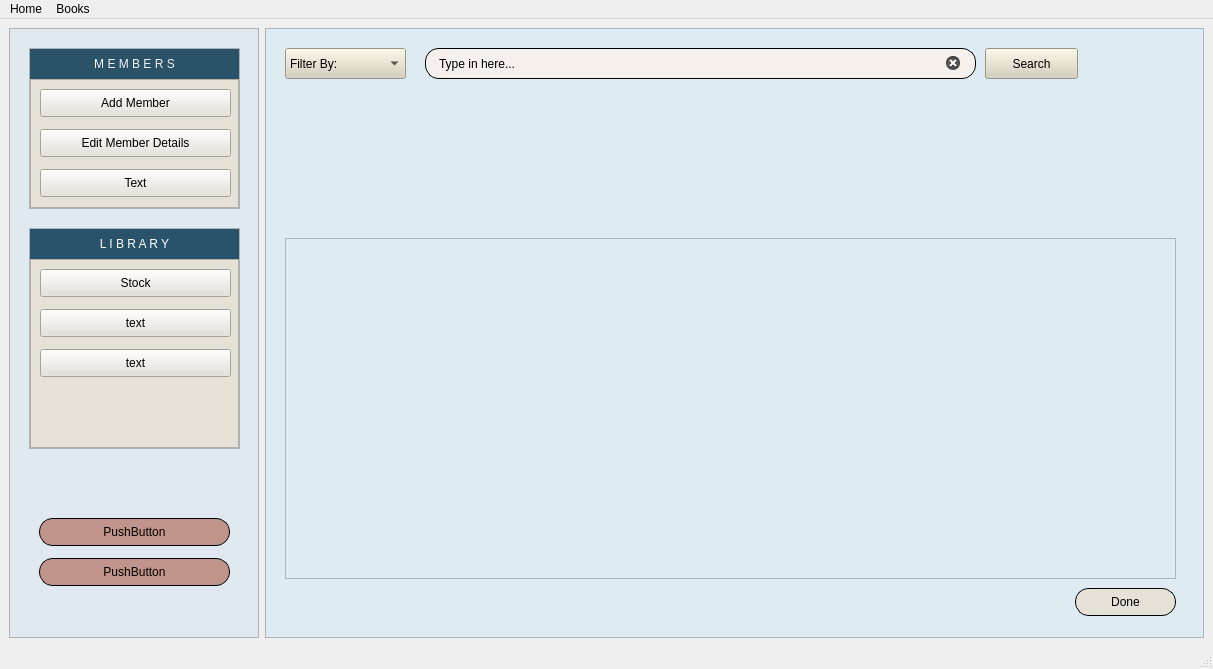
<?xml version="1.0" encoding="UTF-8"?>
<ui version="4.0">
 <class>theLibrary</class>
 <widget class="QMainWindow" name="theLibrary">
  <property name="geometry">
   <rect>
    <x>0</x>
    <y>0</y>
    <width>1213</width>
    <height>669</height>
   </rect>
  </property>
  <property name="windowTitle">
   <string>theLibrary</string>
  </property>
  <widget class="QWidget" name="centralwidget">
   <layout class="QHBoxLayout" name="horizontalLayout">
    <item>
     <widget class="QFrame" name="SideBarFrmae">
      <property name="maximumSize">
       <size>
        <width>250</width>
        <height>16777215</height>
       </size>
      </property>
      <property name="styleSheet">
       <string notr="true">background-color: rgb(223, 233, 239);</string>
      </property>
      <property name="frameShape">
       <enum>QFrame::StyledPanel</enum>
      </property>
      <property name="frameShadow">
       <enum>QFrame::Plain</enum>
      </property>
      <widget class="QPushButton" name="pushButton_3">
       <property name="geometry">
        <rect>
         <x>30</x>
         <y>490</y>
         <width>191</width>
         <height>28</height>
        </rect>
       </property>
       <property name="styleSheet">
        <string notr="true">border: 1px solid #000000;
box-sizing: border-box;
border-radius: 14px;
color: rgb(0, 0, 0);
background-color: rgb(193, 148, 139);</string>
       </property>
       <property name="text">
        <string>PushButton</string>
       </property>
      </widget>
      <widget class="QPushButton" name="pushButton_4">
       <property name="geometry">
        <rect>
         <x>30</x>
         <y>530</y>
         <width>191</width>
         <height>28</height>
        </rect>
       </property>
       <property name="styleSheet">
        <string notr="true">border: 1px solid #000000;
background-color: rgb(193, 148, 139);
box-sizing: border-box;
border-radius: 14px;
color: rgb(0, 0, 0);</string>
       </property>
       <property name="text">
        <string>PushButton</string>
       </property>
      </widget>
      <widget class="QFrame" name="MemberFrame">
       <property name="geometry">
        <rect>
         <x>20</x>
         <y>20</y>
         <width>211</width>
         <height>161</height>
        </rect>
       </property>
       <property name="frameShape">
        <enum>QFrame::StyledPanel</enum>
       </property>
       <property name="frameShadow">
        <enum>QFrame::Plain</enum>
       </property>
       <layout class="QVBoxLayout" name="verticalLayout">
        <property name="spacing">
         <number>0</number>
        </property>
        <property name="leftMargin">
         <number>0</number>
        </property>
        <property name="topMargin">
         <number>0</number>
        </property>
        <property name="rightMargin">
         <number>0</number>
        </property>
        <property name="bottomMargin">
         <number>0</number>
        </property>
        <item>
         <widget class="QLabel" name="MemberTitle">
          <property name="maximumSize">
           <size>
            <width>16777215</width>
            <height>30</height>
           </size>
          </property>
          <property name="styleSheet">
           <string notr="true">color: rgb(246, 240, 237);
font: 75 9pt &quot;Yu Gothic UI&quot;;
background-color: rgb(42, 83, 106);</string>
          </property>
          <property name="text">
           <string>M E M B E R S</string>
          </property>
          <property name="alignment">
           <set>Qt::AlignCenter</set>
          </property>
         </widget>
        </item>
        <item>
         <widget class="QFrame" name="MemberBackground">
          <property name="styleSheet">
           <string notr="true">background: white;
background-color: rgb(229, 225, 214);</string>
          </property>
          <property name="frameShape">
           <enum>QFrame::StyledPanel</enum>
          </property>
          <property name="frameShadow">
           <enum>QFrame::Raised</enum>
          </property>
          <widget class="QPushButton" name="pushButton">
           <property name="geometry">
            <rect>
             <x>10</x>
             <y>10</y>
             <width>191</width>
             <height>28</height>
            </rect>
           </property>
           <property name="styleSheet">
            <string notr="true">font: 9pt &quot;Yu Gothic UI&quot;;
color: rgb(0, 0, 0);</string>
           </property>
           <property name="text">
            <string>Add Member</string>
           </property>
          </widget>
          <widget class="QPushButton" name="pushButton_2">
           <property name="geometry">
            <rect>
             <x>10</x>
             <y>50</y>
             <width>191</width>
             <height>28</height>
            </rect>
           </property>
           <property name="styleSheet">
            <string notr="true">font: 9pt &quot;Yu Gothic UI&quot;;
color: rgb(0, 0, 0);</string>
           </property>
           <property name="text">
            <string>Edit Member Details</string>
           </property>
          </widget>
          <widget class="QPushButton" name="pushButton_5">
           <property name="geometry">
            <rect>
             <x>10</x>
             <y>90</y>
             <width>191</width>
             <height>28</height>
            </rect>
           </property>
           <property name="styleSheet">
            <string notr="true">font: 9pt &quot;Yu Gothic UI&quot;;
color: rgb(0, 0, 0);</string>
           </property>
           <property name="text">
            <string>Text</string>
           </property>
          </widget>
         </widget>
        </item>
       </layout>
      </widget>
      <widget class="QFrame" name="LibraryFrame">
       <property name="geometry">
        <rect>
         <x>20</x>
         <y>200</y>
         <width>211</width>
         <height>221</height>
        </rect>
       </property>
       <property name="frameShape">
        <enum>QFrame::StyledPanel</enum>
       </property>
       <property name="frameShadow">
        <enum>QFrame::Plain</enum>
       </property>
       <layout class="QVBoxLayout" name="verticalLayout_2">
        <property name="spacing">
         <number>0</number>
        </property>
        <property name="leftMargin">
         <number>0</number>
        </property>
        <property name="topMargin">
         <number>0</number>
        </property>
        <property name="rightMargin">
         <number>0</number>
        </property>
        <property name="bottomMargin">
         <number>0</number>
        </property>
        <item>
         <widget class="QLabel" name="LibraryTitle">
          <property name="maximumSize">
           <size>
            <width>16777215</width>
            <height>30</height>
           </size>
          </property>
          <property name="styleSheet">
           <string notr="true">background: rgba(40, 83, 107, 1);
font: 75 9pt &quot;Yu Gothic UI&quot;;
color: white;</string>
          </property>
          <property name="text">
           <string>L I B R A R Y</string>
          </property>
          <property name="alignment">
           <set>Qt::AlignCenter</set>
          </property>
         </widget>
        </item>
        <item>
         <widget class="QFrame" name="LibraryBackground">
          <property name="styleSheet">
           <string notr="true">background-color: rgb(255, 255, 255);
background-color: rgb(229, 225, 214);</string>
          </property>
          <property name="frameShape">
           <enum>QFrame::StyledPanel</enum>
          </property>
          <property name="frameShadow">
           <enum>QFrame::Raised</enum>
          </property>
          <widget class="QPushButton" name="pushButton_6">
           <property name="geometry">
            <rect>
             <x>10</x>
             <y>10</y>
             <width>191</width>
             <height>28</height>
            </rect>
           </property>
           <property name="styleSheet">
            <string notr="true">font: 9pt &quot;Yu Gothic UI&quot;;
color: rgb(0, 0, 0);
</string>
           </property>
           <property name="text">
            <string>Stock</string>
           </property>
          </widget>
          <widget class="QPushButton" name="pushButton_7">
           <property name="geometry">
            <rect>
             <x>10</x>
             <y>50</y>
             <width>191</width>
             <height>28</height>
            </rect>
           </property>
           <property name="styleSheet">
            <string notr="true">font: 9pt &quot;Yu Gothic UI&quot;;
color: rgb(0, 0, 0);</string>
           </property>
           <property name="text">
            <string>text</string>
           </property>
          </widget>
          <widget class="QPushButton" name="pushButton_8">
           <property name="geometry">
            <rect>
             <x>10</x>
             <y>90</y>
             <width>191</width>
             <height>28</height>
            </rect>
           </property>
           <property name="styleSheet">
            <string notr="true">font: 9pt &quot;Yu Gothic UI&quot;;
color: rgb(0, 0, 0);
</string>
           </property>
           <property name="text">
            <string>text</string>
           </property>
          </widget>
         </widget>
        </item>
       </layout>
      </widget>
     </widget>
    </item>
    <item>
     <widget class="QFrame" name="MainFrame">
      <property name="styleSheet">
       <string notr="true">background-color: rgb(222, 235, 243);</string>
      </property>
      <property name="frameShape">
       <enum>QFrame::StyledPanel</enum>
      </property>
      <property name="frameShadow">
       <enum>QFrame::Plain</enum>
      </property>
      <property name="lineWidth">
       <number>2</number>
      </property>
      <widget class="QScrollArea" name="scrollArea">
       <property name="geometry">
        <rect>
         <x>20</x>
         <y>210</y>
         <width>891</width>
         <height>341</height>
        </rect>
       </property>
       <property name="widgetResizable">
        <bool>true</bool>
       </property>
       <widget class="QWidget" name="scrollAreaWidgetContents">
        <property name="geometry">
         <rect>
          <x>0</x>
          <y>0</y>
          <width>889</width>
          <height>339</height>
         </rect>
        </property>
       </widget>
      </widget>
      <widget class="QFrame" name="searchFrame">
       <property name="geometry">
        <rect>
         <x>160</x>
         <y>20</y>
         <width>551</width>
         <height>31</height>
        </rect>
       </property>
       <property name="styleSheet">
        <string notr="true">border: 1px solid #000000;
border-radius: 14px;
background-color: rgb(246, 240, 237);</string>
       </property>
       <property name="frameShape">
        <enum>QFrame::StyledPanel</enum>
       </property>
       <property name="frameShadow">
        <enum>QFrame::Plain</enum>
       </property>
       <widget class="QLineEdit" name="lineEdit_SearchText">
        <property name="geometry">
         <rect>
          <x>12</x>
          <y>5</y>
          <width>531</width>
          <height>21</height>
         </rect>
        </property>
        <property name="autoFillBackground">
         <bool>false</bool>
        </property>
        <property name="styleSheet">
         <string notr="true">border: none;
color: rgb(0, 0, 0);
background-color: rgb(246, 240, 237);</string>
        </property>
        <property name="text">
         <string>Type in here...</string>
        </property>
        <property name="frame">
         <bool>true</bool>
        </property>
        <property name="clearButtonEnabled">
         <bool>true</bool>
        </property>
       </widget>
      </widget>
      <widget class="QPushButton" name="SearchPushButton">
       <property name="geometry">
        <rect>
         <x>720</x>
         <y>20</y>
         <width>93</width>
         <height>31</height>
        </rect>
       </property>
       <property name="styleSheet">
        <string notr="true">color: rgb(0, 0, 0);
background-color: rgb(212, 206, 187);</string>
       </property>
       <property name="text">
        <string>Search</string>
       </property>
      </widget>
      <widget class="QComboBox" name="SearchComboBox">
       <property name="geometry">
        <rect>
         <x>20</x>
         <y>20</y>
         <width>121</width>
         <height>31</height>
        </rect>
       </property>
       <property name="styleSheet">
        <string notr="true">color: rgb(0, 0, 0);
background-color: rgb(212, 206, 187);</string>
       </property>
       <item>
        <property name="text">
         <string>Filter By:</string>
        </property>
       </item>
       <item>
        <property name="text">
         <string>Author</string>
        </property>
       </item>
       <item>
        <property name="text">
         <string>Title</string>
        </property>
       </item>
      </widget>
      <widget class="QPushButton" name="pushButton_9">
       <property name="geometry">
        <rect>
         <x>810</x>
         <y>560</y>
         <width>101</width>
         <height>28</height>
        </rect>
       </property>
       <property name="styleSheet">
        <string notr="true">border: 1px solid #000000;
box-sizing: border-box;
border-radius: 14px;
color: rgb(0, 0, 0);
background-color: rgb(229, 225, 214);</string>
       </property>
       <property name="text">
        <string>Done</string>
       </property>
      </widget>
     </widget>
    </item>
   </layout>
  </widget>
  <widget class="QMenuBar" name="menubar">
   <property name="geometry">
    <rect>
     <x>0</x>
     <y>0</y>
     <width>1213</width>
     <height>20</height>
    </rect>
   </property>
   <widget class="QMenu" name="menuHome">
    <property name="title">
     <string>Home</string>
    </property>
   </widget>
   <widget class="QMenu" name="menuBooks">
    <property name="title">
     <string>Books</string>
    </property>
   </widget>
   <addaction name="menuHome"/>
   <addaction name="menuBooks"/>
  </widget>
  <widget class="QStatusBar" name="statusbar"/>
 </widget>
 <resources/>
 <connections/>
</ui>
